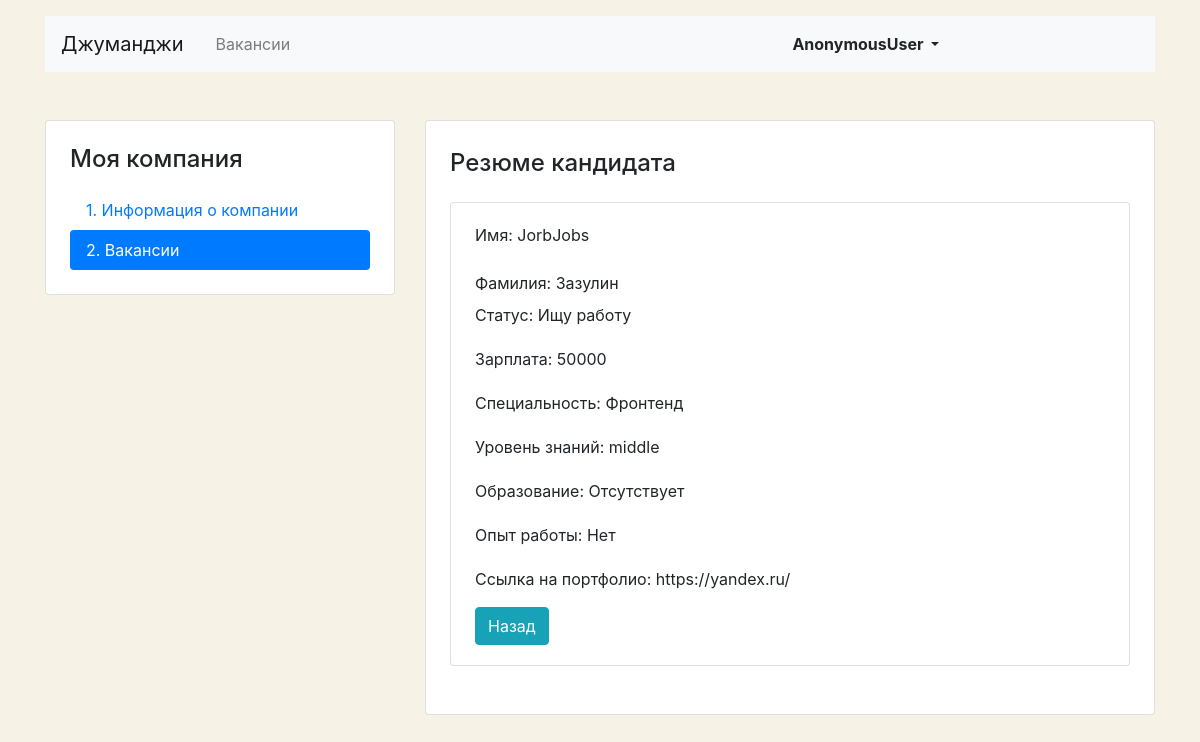
Page /mycompany/vacancies/1/resume/1 on the committed database.
### Jobs/models.py (models this page shows)
class User(AbstractUser):
    pass

class Resume(models.Model):
    user = models.OneToOneField(User, on_delete=models.CASCADE)
    name = models.CharField(max_length=64)
    surname = models.CharField(max_length=64)
    class WorkStatusChoices(models.TextChoices):
        not_in_search = 'Не ищу работу'
        consideration = 'Рассматриваю предложения'
        in_search = 'Ищу работу'
    status = models.CharField(max_length=100,
                              choices=WorkStatusChoices.choices,
                              default=WorkStatusChoices.in_search)
    salary = models.CharField(max_length=15)
    class SpecialtyChoices(models.TextChoices):
        frontend = 'Фронтенд'
        backend = 'Бэкенд'
        gamedev = 'Геймдев'
        devops = 'Девопс'
        design = 'Дизайн'
        products = 'Продукты'
        management = 'Менеджмент'
        testing = 'Тестирование'
    specialty = models.CharField(max_length=64,
                                 choices=SpecialtyChoices.choices,
                                 default=SpecialtyChoices.frontend)
    class GradeChoices(models.TextChoices):
        intern = 'intern'
        junior = 'junior'
        middle = 'middle'
        senior = 'senior'
        lead = 'lead'
    grade = models.CharField(max_length=100,
                             choices=GradeChoices.choices,
                             default=GradeChoices.intern)
    class EducationChoices(models.TextChoices):
        missing = 'Отсутствует'
        secondary = 'Среднее'
        vocational = 'Средне-специальное'
        incomplete_higher = 'Неполное высшее'
        higher = 'Высшее'
    education = models.CharField(max_length=100, choices=EducationChoices.choices)
    experience = models.CharField(max_length=100)
    portfolio = models.URLField()

### Jobs/companies/views.py (the view)
# urls.py: path('vacancies/<int:pk_vacancy>/resume/<int:pk_user>', ResumeView.as_view(), name='company_resume'),
class ResumeView(DetailView):
    template_name = 'companies/company_resume.html'
    context_object_name = 'user'
    pk_url_kwarg = 'pk_user'
    def get_queryset(self):
        return User.objects.filter(id=self.kwargs['pk_user']).select_related('resume')

### JorbJobs/templates/companies/company_resume.html (shortened to what this page needs)
{% extends 'base.html' %}
{% load mytags %}
{% block content %}
    <div class="row mt-5">
      <div class="col-12 col-lg-4">
        <aside class="pt-3 pb-4 px-4 mb-5 card">
          <h1 class="h4 pt-2 pb-2">Моя компания</h1>
          <div class="nav flex-column nav-pills">
            <a class="nav-link" href="{% url 'my_company' %}">1. Информация о&nbsp;компании</a>
            <a class="nav-link active" href="#">2. Вакансии</a>
          </div>
        </aside>
      </div>
      <div class="col-12 col-lg-8">
        <div class="card">
          <div class="card-body px-4 pb-4">
            <section class="tab-pane fade show active">
              <h2 class="h4 pt-2 pb-3">Резюме кандидата</h2>
          <div class="card mb-4">
            <div class="card-body px-4">
              <div class="row">
                <div class="col-12 col-md-8 col-lg-9">
                  <p class="pb-2">Имя: {{ user.resume.name }}</p>
                  <p class="mb-2">Фамилия: {{ user.resume.surname }}</p>
                  <p>Статус: {{ user.resume.status }}</p>
                  <p class="pt-1">Зарплата: {{ user.resume.salary }}</p>
                  <p class="pt-1">Специальность: {{ user.resume.specialty }}</p>
                  <p class="pt-1">Уровень знаний: {{ user.resume.grade }}</p>
                  <p class="pt-1">Образование: {{ user.resume.education }}</p>
                  <p class="pt-1">Опыт работы: {{ user.resume.experience }}</p>
                  <p class="pt-1">Ссылка на портфолио: {{ user.resume.portfolio }}</p>
                </div>
                <div class="col-12 col-md-4 col-lg-3 d-flex align-items-end">
                </div>
                </div>
              <a href="{{ request.META.HTTP_REFERER }}" class="btn btn-info" >Назад</a>
              </div>
            </div>
            </section>
          </div>
        </div>
      </div>
    </div>
{% endblock %}

### JorbJobs/templates/companies/company_resume.html (style rules this page uses)
body { background-color: #F6F2E6; }

### rows in the picture
User: resume.name "JorbJobs", resume.surname "Зазулин", resume.status "Ищу работу", resume.salary "50000", resume.specialty "Фронтенд", resume.grade "middle", resume.education "Отсутствует", resume.experience "Нет", resume.portfolio "https://yandex.ru/"

### other values in the picture
{{ request.user }} "AnonymousUser"
